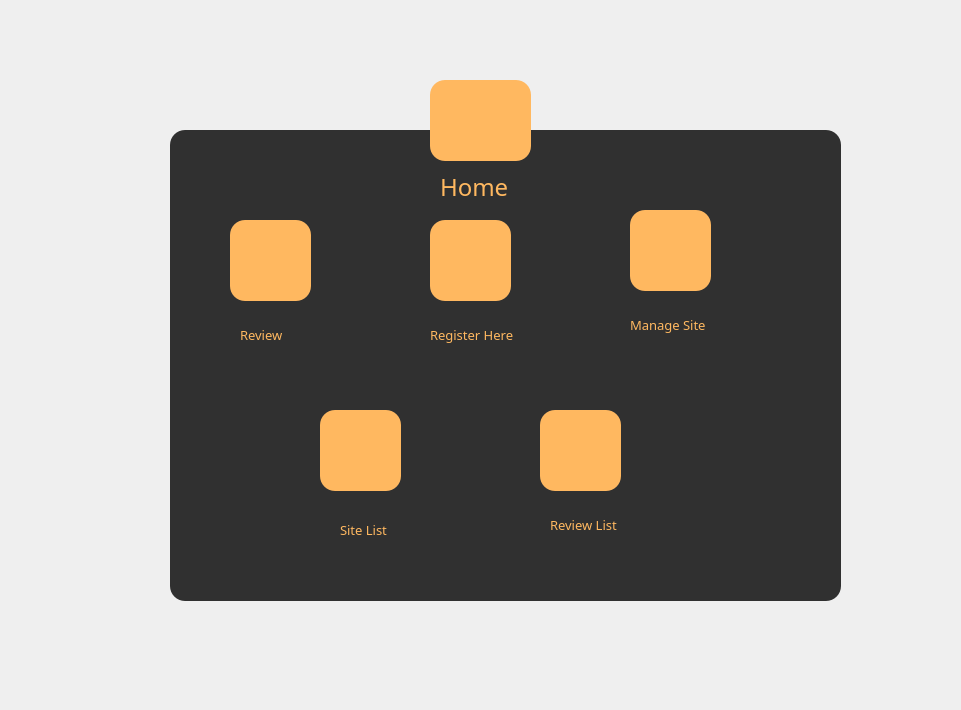
<?xml version="1.0" encoding="UTF-8"?>
<ui version="4.0">
 <class>HomeWindow</class>
 <widget class="QMainWindow" name="HomeWindow">
  <property name="geometry">
   <rect>
    <x>0</x>
    <y>0</y>
    <width>961</width>
    <height>710</height>
   </rect>
  </property>
  <property name="windowTitle">
   <string>MainWindow</string>
  </property>
  <property name="styleSheet">
   <string notr="true">*{
	font-family:century gothic;
	font-size:24px;
}
QFrame
{
	background:rgba(0,0,0,0.8);
	border-radius:15px
	
}
#HomeWindow{
	border-image: url(:/pref0/InterfaceChoisie.jpeg);
}
QToolButton
{
	background:#ffb860;
	border-radius:15px;
}
QLabel
{
	color:#ffb860;
	background:transparent;
}
QPushButton
{
	color:#333;
	border-radius:15px;
	background:#ffb860;
}
QPushButton:hover
{
	color:#333;
	border-radius:15px;
	background:white;
}
QLineEdit
{
background:transparent;
border:none;
color:#717072;
border-bottom:1px solid #717072;
font-size:14px;
}</string>
  </property>
  <widget class="QWidget" name="centralwidget">
   <widget class="QFrame" name="frame">
    <property name="geometry">
     <rect>
      <x>170</x>
      <y>130</y>
      <width>671</width>
      <height>471</height>
     </rect>
    </property>
    <property name="frameShape">
     <enum>QFrame::StyledPanel</enum>
    </property>
    <property name="frameShadow">
     <enum>QFrame::Raised</enum>
    </property>
    <widget class="QLabel" name="label">
     <property name="geometry">
      <rect>
       <x>270</x>
       <y>40</y>
       <width>71</width>
       <height>31</height>
      </rect>
     </property>
     <property name="text">
      <string>&lt;html&gt;&lt;head/&gt;&lt;body&gt;&lt;p&gt;Home&lt;/p&gt;&lt;/body&gt;&lt;/html&gt;</string>
     </property>
    </widget>
    <widget class="QToolButton" name="toolButton">
     <property name="geometry">
      <rect>
       <x>60</x>
       <y>90</y>
       <width>81</width>
       <height>81</height>
      </rect>
     </property>
     <property name="text">
      <string/>
     </property>
     <property name="icon">
      <iconset resource="images1.qrc">
       <normaloff>:/pref1/images/AddReviewsIcon.jpeg</normaloff>:/pref1/images/AddReviewsIcon.jpeg</iconset>
     </property>
     <property name="iconSize">
      <size>
       <width>39</width>
       <height>39</height>
      </size>
     </property>
    </widget>
    <widget class="QToolButton" name="toolButton_2">
     <property name="geometry">
      <rect>
       <x>260</x>
       <y>90</y>
       <width>81</width>
       <height>81</height>
      </rect>
     </property>
     <property name="text">
      <string/>
     </property>
     <property name="icon">
      <iconset resource="images1.qrc">
       <normaloff>:/pref1/images/RegisterUserIcon.jpeg</normaloff>:/pref1/images/RegisterUserIcon.jpeg</iconset>
     </property>
     <property name="iconSize">
      <size>
       <width>39</width>
       <height>39</height>
      </size>
     </property>
    </widget>
    <widget class="QToolButton" name="toolButton_3">
     <property name="geometry">
      <rect>
       <x>150</x>
       <y>280</y>
       <width>81</width>
       <height>81</height>
      </rect>
     </property>
     <property name="text">
      <string/>
     </property>
     <property name="icon">
      <iconset resource="images1.qrc">
       <normaloff>:/pref1/images/icon5.jpeg</normaloff>:/pref1/images/icon5.jpeg</iconset>
     </property>
     <property name="iconSize">
      <size>
       <width>39</width>
       <height>39</height>
      </size>
     </property>
    </widget>
    <widget class="QToolButton" name="toolButton_4">
     <property name="geometry">
      <rect>
       <x>460</x>
       <y>80</y>
       <width>81</width>
       <height>81</height>
      </rect>
     </property>
     <property name="text">
      <string/>
     </property>
     <property name="icon">
      <iconset resource="images1.qrc">
       <normaloff>:/pref0/images/ManagerIcon1.jpeg</normaloff>:/pref0/images/ManagerIcon1.jpeg</iconset>
     </property>
     <property name="iconSize">
      <size>
       <width>65</width>
       <height>65</height>
      </size>
     </property>
    </widget>
    <widget class="QLabel" name="label_5">
     <property name="geometry">
      <rect>
       <x>70</x>
       <y>190</y>
       <width>101</width>
       <height>31</height>
      </rect>
     </property>
     <property name="text">
      <string>&lt;html&gt;&lt;head/&gt;&lt;body&gt;&lt;p&gt;&lt;span style=&quot; font-size:10pt;&quot;&gt;Review&lt;/span&gt;&lt;/p&gt;&lt;/body&gt;&lt;/html&gt;</string>
     </property>
    </widget>
    <widget class="QToolButton" name="toolButton_5">
     <property name="geometry">
      <rect>
       <x>370</x>
       <y>280</y>
       <width>81</width>
       <height>81</height>
      </rect>
     </property>
     <property name="text">
      <string/>
     </property>
     <property name="icon">
      <iconset resource="images1.qrc">
       <normaloff>:/pref1/images/ReviewIcon.jpeg</normaloff>:/pref1/images/ReviewIcon.jpeg</iconset>
     </property>
     <property name="iconSize">
      <size>
       <width>60</width>
       <height>60</height>
      </size>
     </property>
    </widget>
    <widget class="QLabel" name="label_7">
     <property name="geometry">
      <rect>
       <x>260</x>
       <y>190</y>
       <width>131</width>
       <height>31</height>
      </rect>
     </property>
     <property name="text">
      <string>&lt;html&gt;&lt;head/&gt;&lt;body&gt;&lt;p&gt;&lt;span style=&quot; font-size:10pt;&quot;&gt;Register Here&lt;/span&gt;&lt;/p&gt;&lt;/body&gt;&lt;/html&gt;</string>
     </property>
    </widget>
    <widget class="QLabel" name="label_8">
     <property name="geometry">
      <rect>
       <x>460</x>
       <y>180</y>
       <width>121</width>
       <height>31</height>
      </rect>
     </property>
     <property name="text">
      <string>&lt;html&gt;&lt;head/&gt;&lt;body&gt;&lt;p&gt;&lt;span style=&quot; font-size:10pt;&quot;&gt;Manage Site&lt;/span&gt;&lt;/p&gt;&lt;/body&gt;&lt;/html&gt;</string>
     </property>
    </widget>
    <widget class="QLabel" name="label_6">
     <property name="geometry">
      <rect>
       <x>380</x>
       <y>380</y>
       <width>131</width>
       <height>31</height>
      </rect>
     </property>
     <property name="text">
      <string>&lt;html&gt;&lt;head/&gt;&lt;body&gt;&lt;p&gt;&lt;span style=&quot; font-size:10pt;&quot;&gt;Review List&lt;/span&gt;&lt;/p&gt;&lt;/body&gt;&lt;/html&gt;</string>
     </property>
    </widget>
    <widget class="QLabel" name="label_9">
     <property name="geometry">
      <rect>
       <x>170</x>
       <y>380</y>
       <width>91</width>
       <height>41</height>
      </rect>
     </property>
     <property name="text">
      <string>&lt;html&gt;&lt;head/&gt;&lt;body&gt;&lt;p&gt;&lt;span style=&quot; font-size:10pt;&quot;&gt;Site List&lt;/span&gt;&lt;/p&gt;&lt;/body&gt;&lt;/html&gt;</string>
     </property>
    </widget>
   </widget>
   <widget class="QToolButton" name="toolButton_6">
    <property name="geometry">
     <rect>
      <x>430</x>
      <y>80</y>
      <width>101</width>
      <height>81</height>
     </rect>
    </property>
    <property name="styleSheet">
     <string notr="true"/>
    </property>
    <property name="text">
     <string/>
    </property>
    <property name="icon">
     <iconset resource="images1.qrc">
      <normaloff>:/pref1/images/HomeIcon.jpeg</normaloff>:/pref1/images/HomeIcon.jpeg</iconset>
    </property>
    <property name="iconSize">
     <size>
      <width>65</width>
      <height>65</height>
     </size>
    </property>
   </widget>
  </widget>
 </widget>
 <resources>
  <include location="images1.qrc"/>
 </resources>
 <connections/>
</ui>
